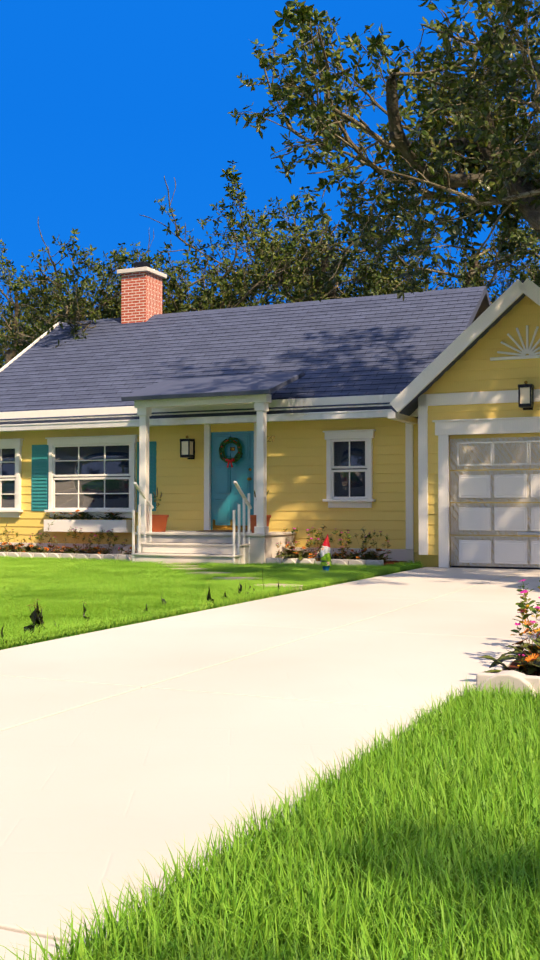
#> input picture episodes/_style_test/set/sheet/key.png, 540 x 960 px, found by its file name
$ python make_sheet.py sheet/key.png
#> lines starting #> are read from the running program, lines starting #| are printed output that depends on the picture
# compose SET_SHEET.jpg: key (540x960) left, overview (1000x562) right top, labels; width <= 1600
import sys, os
from PIL import Image, ImageDraw
d = sys.argv[1]
k = Image.open(os.path.join(d, "key.png")).convert("RGB")
o = Image.open(os.path.join(d, "overview.png")).convert("RGB")
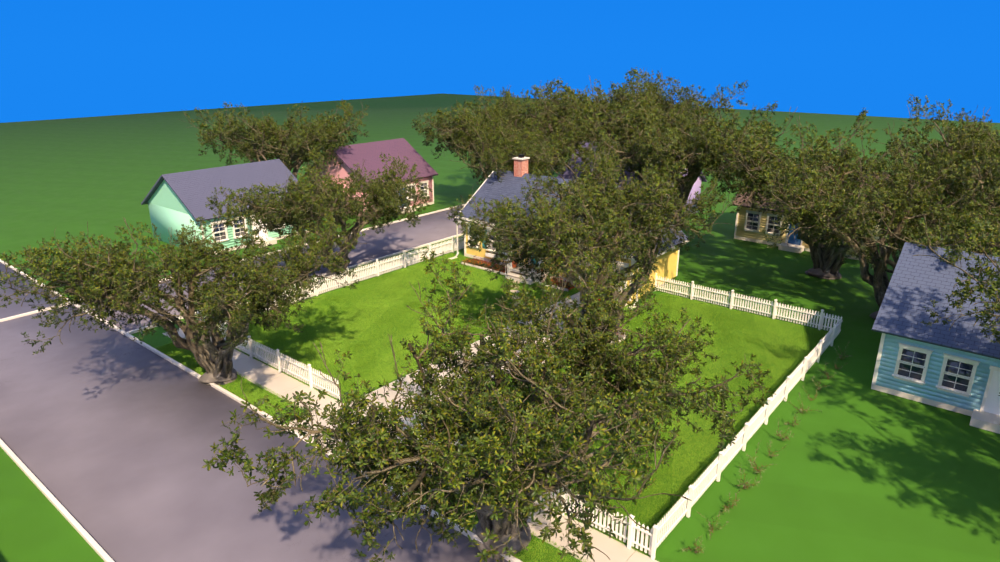
#> input picture episodes/_style_test/set/sheet/overview.png, 1000 x 562 px, found by its file name
W = k.width + 20 + o.width
#> W = 1560
im = Image.new("RGB", (W, max(k.height, o.height) + 40), (30, 30, 34))
im.paste(k, (0, 40)); im.paste(o, (k.width + 20, 40))
#> after `im.paste(k, (0, 40))`:
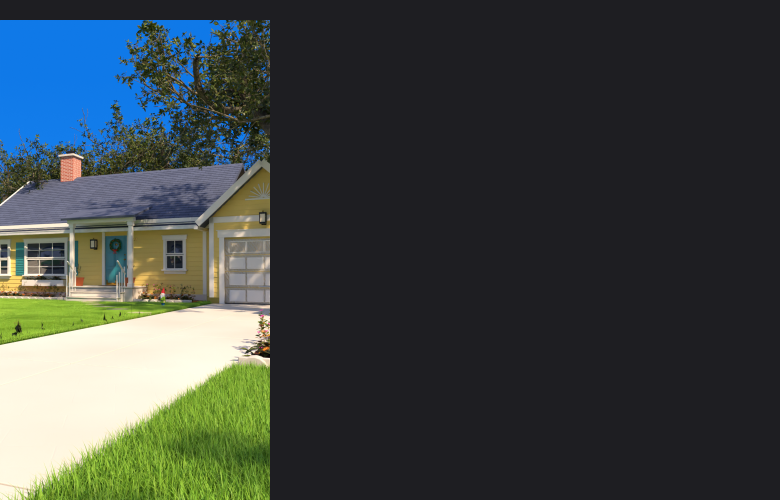
#> im: PIL image 1560x1000 RGB (shown at 1/2 size); mean R, G, B 60.2, 67.4, 66.4
#> after `im.paste(o, (k.width + 20, 40))`:
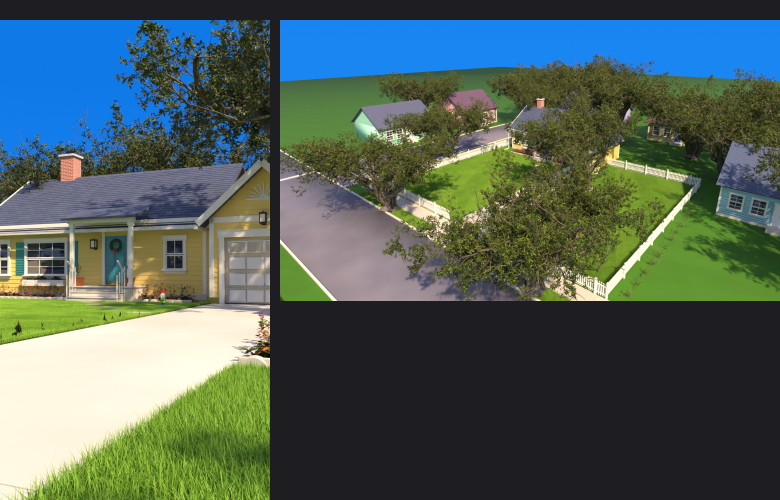
#> im: PIL image 1560x1000 RGB (shown at 1/2 size); mean R, G, B 79.9, 97.1, 90.8
dr = ImageDraw.Draw(im)
dr.text((8, 12), "SET _style_test: LAYOUT camera (0.35, 2.6, 1.0), 26 mm, Cycles 16 spp, preview sun only (no props/cast)", fill=(240, 240, 240))
dr.text((k.width + 28, o.height + 50), "overview from the street corner, 24 mm", fill=(240, 240, 240))
im.save(os.path.join(os.path.dirname(d.rstrip('/')), "SET_SHEET.jpg"), quality=90)
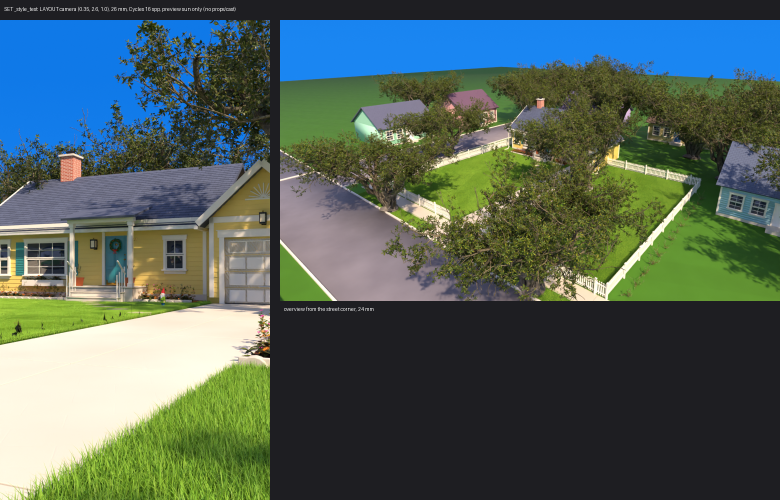
#> saved as SET_SHEET.jpg: PIL image 1560x1000 RGB (shown at 1/2 size); mean R, G, B 80, 97.2, 91
print("SHEET", im.size)
#| SHEET (1560, 1000)
